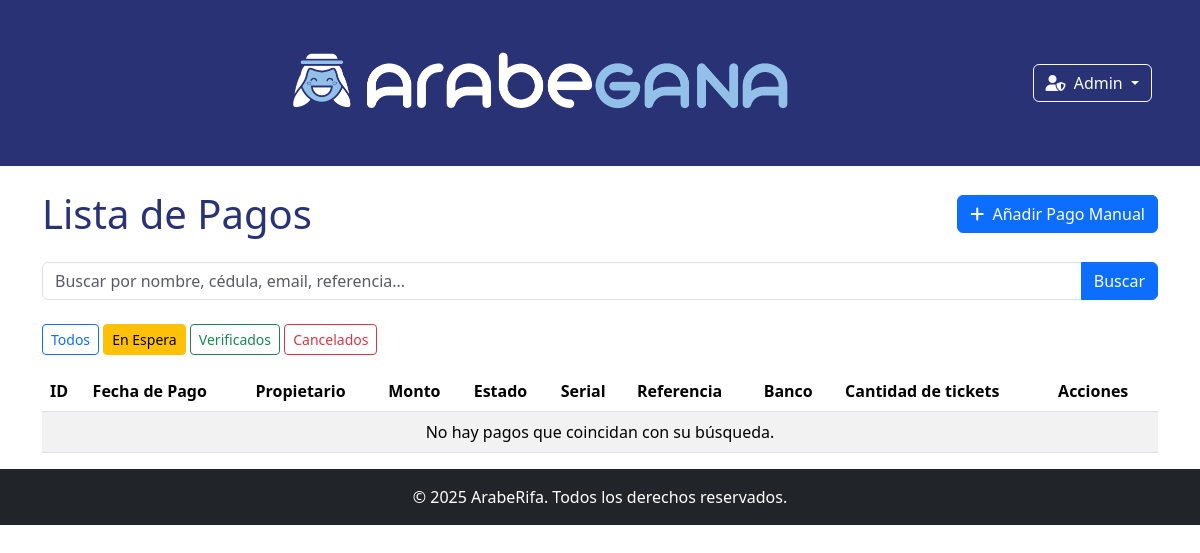
The page /pagos/?state=E&q= (signed in) on the database as committed earlier.
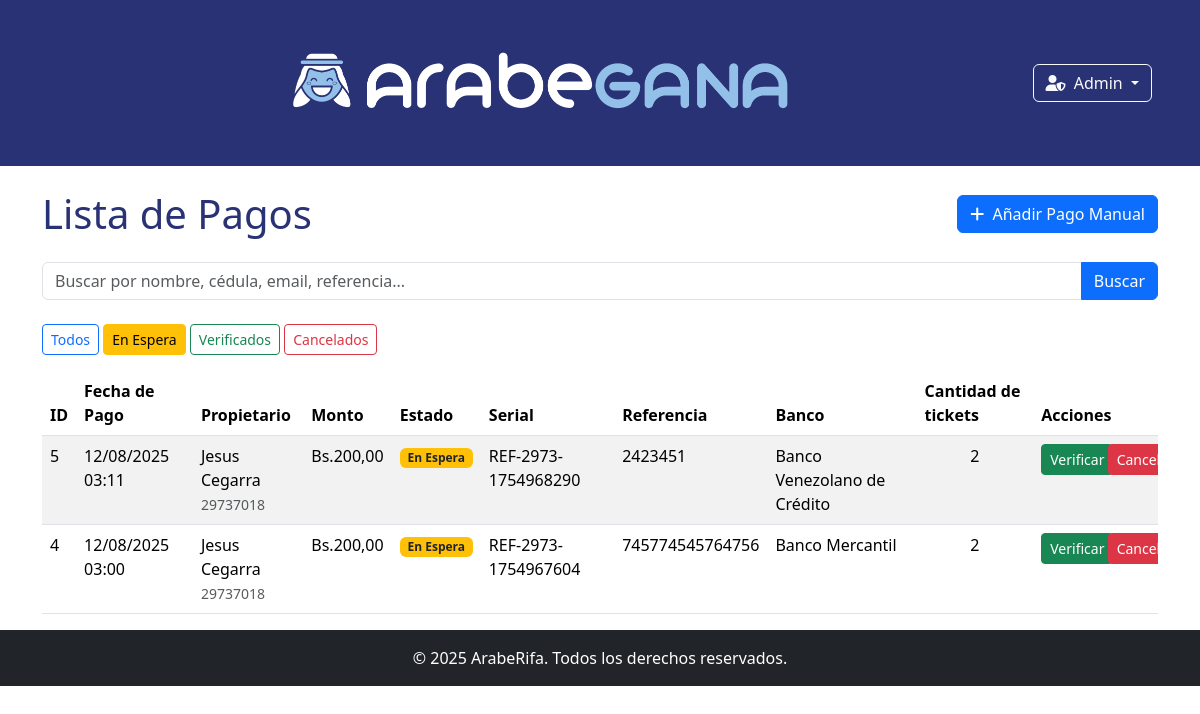
The same page on the database as committed later.
### sorteo/models.py (models this page shows, shortened)
class Payment(models.Model):
    PAYMENT_METHODS = [
        ('P', 'Pago Móvil'),
        ('Z', 'Zelle'),
        ('E', 'Efectivo')
        ]
    PAYMENT_STATES =[
        ('V', 'Verificado'),
        ('E', 'En Espera'),
        ('C', 'Cancelado')
    ]
    CI_TYPE_CHOICES = [
        ('V', 'Venezolano'),
        ('E', 'Extranjero'),
        ('J', 'Jurídico'),
    ]
    BANK_CHOICES = [
        ('0102', 'Banco de Venezuela'),
        ('0104', 'Banco Venezolano de Crédito'),
        ('0105', 'Banco Mercantil'),
        ('0108', 'Banco Provincial'),
        ('0114', 'Bancaribe'),
        ('0115', 'Banco Exterior'),
        ('0128', 'Banco Caroní'),
        ('0134', 'Banesco'),
        ('0137', 'Banco Sofitasa'),
        ('0138', 'Banco Plaza'),
        ('0151', 'BFC Banco Fondo Común'),
        ('0156', '100% Banco'),
        ('0157', 'DelSur Banco Universal'),
        ('0163', 'Banco del Tesoro'),
        ('0166', 'Banco Agrícola de Venezuela'),
        ('0168', 'Bancrecer'),
        ('0169', 'Mi Banco'),
        ('0171', 'Banco Activo'),
        ('0172', 'Bancamiga'),
        ('0174', 'Banplus'),
        ('0175', 'Banco Bicentenario del Pueblo'),
        ('0177', 'Banfanb'),
        ('0191', 'BNC Banco Nacional de Crédito'),
    ]
    owner_name = models.CharField(("Nombre del propietario"), max_length=50)
    owner_ci = models.CharField(('Cedula del propietario'),max_length=8, validators=[MinLengthValidator(6)])
    owner_email = models.EmailField(("Correo del propietario"), max_length=254)
    owner_phone = PhoneNumberField(verbose_name='Telefono del propietario', region='VE')
    method = models.CharField(("Método de Pago"), max_length=50, choices=PAYMENT_METHODS)
    reference = models.CharField(('Referencia'),max_length=30)
    state = models.CharField(("Estado"), max_length=50, choices=PAYMENT_STATES)
    created_at = models.DateTimeField(("Fecha de creación"), auto_now_add=True, editable=False)
    updated_at = models.DateTimeField(("Ultima actualización"), auto_now=False, null=True, editable=False)
    tickets_quantity = models.PositiveBigIntegerField()
    serial = models.CharField(("Serial de la transacción"), max_length=50, editable=False, blank=True)
    sorteo = models.ForeignKey('Sorteo', on_delete=models.CASCADE, related_name='pagos')
    transferred_amount = models.DecimalField(("Monto transferido"), max_digits=10, decimal_places=2)
    transferred_date = models.DateField(("Fecha de transferencia"), auto_now=False, auto_now_add=False)
    type_CI = models.CharField(("Tipo de cédula"), max_length=1, choices=CI_TYPE_CHOICES, default='V')
    bank_of_transfer = models.CharField(("Banco de transferencia"), max_length=4, choices=BANK_CHOICES)
    class Meta:
        verbose_name = 'Pago'
        verbose_name_plural = 'Pagos'

### sorteo/views.py (the view, shortened to what this page needs)
# urls.py: path('pagos/', views.payment_list, name='payment_list'),
@login_required
def payment_list(request):
    if request.method == 'POST':
        form = AdminPaymentForm(request.POST)
        if form.is_valid():
            payment = form.save(commit=False)
            payment.state = 'E'  # Los pagos manuales inician 'En Espera'
            payment.save()
            messages.success(request, f"Pago para '{payment.owner_name}' registrado exitosamente.")
            return redirect('payment_list')
        else:
            messages.error(request, "Error al registrar el pago. Por favor, revisa los campos del formulario.")
    else:
        form = AdminPaymentForm()
    query = request.GET.get('q', '')
    state_filter = request.GET.get('state', '')
    payment_list = Payment.objects.annotate(
        state_order=Case(
            When(state='E', then=Value(1)),
            When(state='V', then=Value(2)),
            When(state='C', then=Value(3)),
            default=Value(4)
        )
    ).order_by('state_order', '-created_at')
    if state_filter and state_filter in ['E', 'V', 'C']:
        payment_list = payment_list.filter(state=state_filter)
    paginator = Paginator(payment_list, 15)  # Muestra 15 pagos por página
    page_number = request.GET.get('page')
    payments_page = paginator.get_page(page_number)
    context = {
        'payments': payments_page,
        'query': query,
        'state_filter': state_filter,
        'form': form,
        'form_has_errors': form.errors,
    }
    return render(request, 'payment/payment_list.html', context)

### sorteo/models.py (called while the page is built)
    def __str__(self):
        return self.title

### sorteo/templates/payment/payment_list.html (shortened to what this page needs)
{% extends "base.html" %}
{%load static%}
{%block content%}
<div class="container">
    <div class="d-flex justify-content-between align-items-center my-4">
        <h1 class="m-0 text-principal">Lista de Pagos</h1>
        <button type="button" class="btn btn-primary" data-bs-toggle="modal" data-bs-target="#addPaymentModal">
            <i class="fas fa-plus me-1"></i> Añadir Pago Manual
        </button>
    </div>
    <div class="row mb-4">
        <div class="col-md-12">
            <form method="get" action="{% url 'payment_list' %}">
                <div class="input-group">
                    <input type="text" class="form-control" name="q" placeholder="Buscar por nombre, cédula, email, referencia..." value="{{ query }}">
                    <button class="btn btn-primary" type="submit">Buscar</button>
                </div>
            </form>
        </div>
    </div>
    <div class="mb-3">
        <a href="{% url 'payment_list' %}?q={{ query }}" class="btn {% if not state_filter %}btn-primary{% else %}btn-outline-primary{% endif %} btn-sm">Todos</a>
        <a href="?state=E&q={{ query }}" class="btn {% if state_filter == 'E' %}btn-warning{% else %}btn-outline-warning{% endif %} btn-sm">En Espera</a>
        <a href="?state=V&q={{ query }}" class="btn {% if state_filter == 'V' %}btn-success{% else %}btn-outline-success{% endif %} btn-sm">Verificados</a>
        <a href="?state=C&q={{ query }}" class="btn {% if state_filter == 'C' %}btn-danger{% else %}btn-outline-danger{% endif %} btn-sm">Cancelados</a>
    </div>
    <div class="row">
        <div class="col-md-12">
            <div class="table-responsive">
                <table class="table table-striped">
                    <thead>
                        <tr>
                            <th>ID</th>
                            <th>Fecha de Pago</th>
                            <th>Propietario</th>
                            <th>Monto</th>
                            <th>Estado</th>
                            <th>Serial</th>
                            <th>Referencia</th>
                            <th>Banco</th>
                            <th>Cantidad de tickets</th>
                            <th>Acciones</th>
                        </tr>
                    </thead>
                    <tbody>
                        {% for payment in payments %}
                        <tr>
                            <td>{{ payment.id }}</td>
                            <td>{{ payment.created_at|date:"d/m/Y H:i" }}</td>
                            <td>
                                {{ payment.owner_name }}<br>
                                <small class="text-muted">{{ payment.owner_ci }}</small>
                            </td>
                            <td>Bs.{{ payment.transferred_amount }}</td>
                            <td>
                                {% if payment.state == 'E' %}
                                    <span class="badge bg-warning text-dark">En Espera</span>
                                {% elif payment.state == 'V' %}
                                    <span class="badge bg-success">Verificado</span>
                                {% elif payment.state == 'C' %}
                                    <span class="badge bg-danger">Cancelado</span>
                                {% else %}
                                    {{ payment.get_state_display }}
                                {% endif %}
                            </td>
                            <td>{{ payment.serial }}</td>
                            <td>{{ payment.reference }}</td>
                            <td>{{ payment.get_bank_of_transfer_display }}</td>
                            <td class="text-center">{{ payment.tickets_quantity }}</td>
                            <td>
                                {% if payment.state == 'E' %}
                                    <div class="row">
                                       <div class="col-6">
                                         <button onclick="verifyPayment({{ payment.id }})" class="btn btn-sm btn-success"
                                    data-csrf-token="{{ csrf_token }}"
                                    >Verificar</button>
                                       </div>
                                       <div class="col-6">
                                              <button onclick="cancelPayment({{ payment.id }})" class="btn btn-sm btn-danger"
                                    data-csrf-token="{{ csrf_token }}"
                                    >Cancelar</button>
                                       </div>
                                    </div>
                                {% endif %}
                            </td>
                        </tr>
                        {% empty %}
                        <tr>
                            <td colspan="10" class="text-center">No hay pagos que coincidan con su búsqueda.</td>
                        </tr>
                        {% endfor %}
                    </tbody>
                </table>
            </div>
        </div>
    </div>
</div>
{%endblock content%}

### sorteo/templates/base.html (shortened to what this page needs)
<!DOCTYPE html>
<html lang="es">
<head>
    {% load static %}
    <link href="https://cdn.jsdelivr.net/npm/bootstrap@5.3.3/dist/css/bootstrap.min.css" rel="stylesheet">
    <link rel="stylesheet" href="https://cdnjs.cloudflare.com/ajax/libs/font-awesome/6.0.0/css/all.min.css">
    <link rel="stylesheet" href="https://cdn.jsdelivr.net/npm/bootstrap-icons@1.11.1/font/bootstrap-icons.css">
    <link rel="stylesheet" href="{% static 'css/styles.css' %}">
</head>
<body>
  <header class="">
    <nav class="navbar navbar-expand-lg navbar-light bg-color" style="min-height: 150px;">
        <div class="container-fluid px-5">
            <div class="d-flex justify-content-center align-items-center w-100 position-relative" style="height: 150px;">
                <a class="navbar-brand p-0 mx-auto" href="{% url "home" %}" style="height: 130px;">
                    <img src="{% static 'images/arabegana.png' %}"
                         alt="ArabeRifa"
                         class="h-100 w-auto"
                         style="max-width: 500px; min-width: 300px; object-fit: contain;">
                </a>
                {% if user.is_authenticated and user.is_staff %}
                <div class="dropdown">
                    <button class="btn btn-outline-light dropdown-toggle" type="button" id="adminMenu" data-bs-toggle="dropdown" aria-expanded="false">
                        <i class="fas fa-user-shield me-1"></i> Admin
                    </button>
                </div>
                {% endif %}
            </div>
        </div>
    </nav>
</header>
    {% block content %}{% endblock %}
    <footer class="bg-dark text-white py-3">
      <div class="container">
        <div class="row">
          <div class="col-12 text-center">
            <p class="mb-0">© 2025 ArabeRifa. Todos los derechos reservados.</p>
          </div>
        </div>
      </div>
    </footer>
</body>
</html>

### sorteo/static/css/styles.css (style rules this page uses)
:root { --primary-color: #293275; --secondary-color: #93c0e9; --white: #ffffff; }
.bg-color { background-color: var(--primary-color); }
.text-principal { color: var(--primary-color); }

Rows that differ between the two databases and show on the page:
added Payment: id "5", created_at "12/08/2025 03:11", owner_name "Jesus Cegarra", owner_ci "29737018", transferred_amount "200,00", state "En Espera", serial "REF-2973-1754968290", reference "2423451", bank_of_transfer "Banco Venezolano de Crédito", tickets_quantity "2"
added Payment: id "4", created_at "12/08/2025 03:00", owner_name "Jesus Cegarra", owner_ci "29737018", transferred_amount "200,00", state "En Espera", serial "REF-2973-1754967604", reference "745774545764756", bank_of_transfer "Banco Mercantil", tickets_quantity "2"
Other text that changed with them:
text no longer shown: "No hay pagos que coincidan con su búsqueda."
